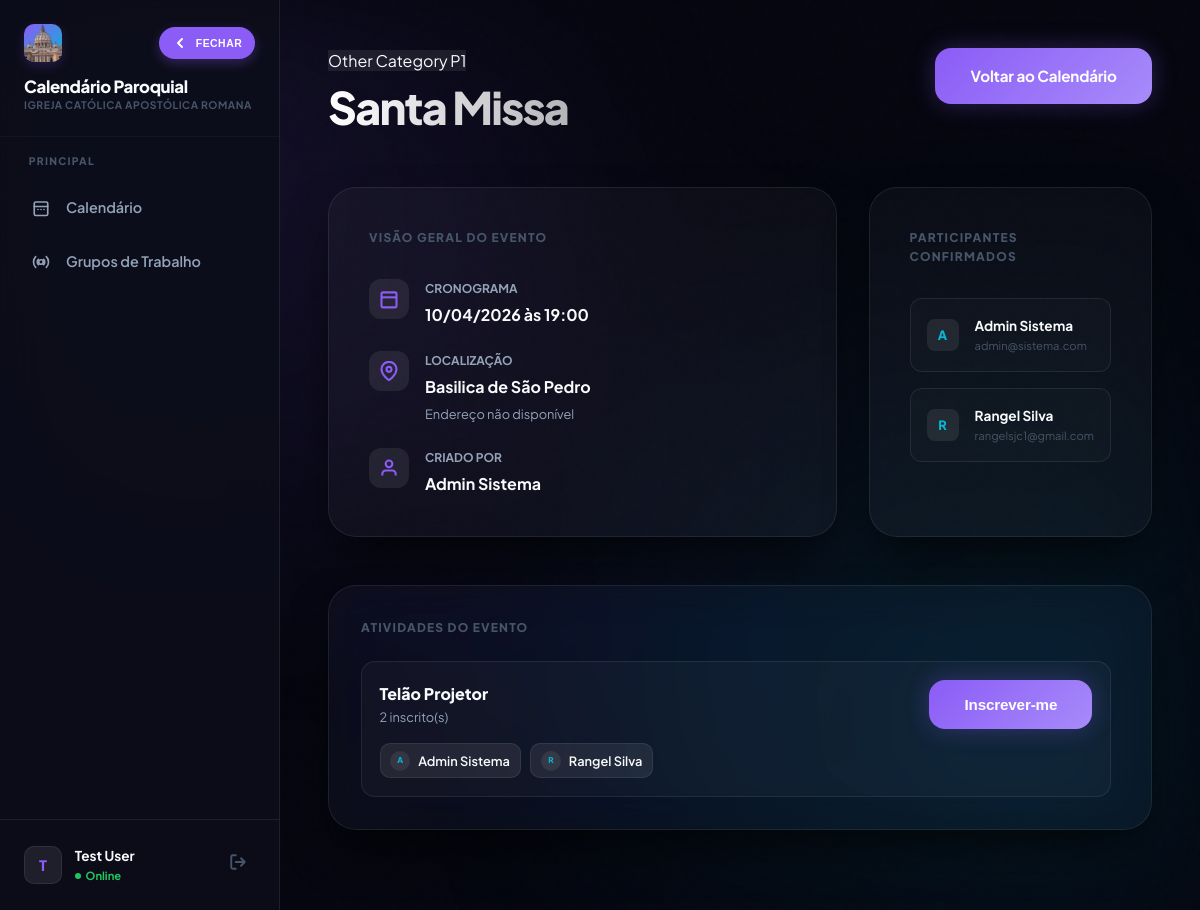
Page /ver_atividade.php?id=103 (signed in) on the committed database.
### tables this page shows
CREATE TABLE `paroquias` (
  `id` int(10) unsigned NOT NULL AUTO_INCREMENT,
  `nome` varchar(255) NOT NULL,
  `cidade` varchar(100) DEFAULT NULL,
  `estado` char(2) DEFAULT NULL,
  `diocese` varchar(255) DEFAULT NULL,
  `ativo` tinyint(1) DEFAULT 1,
  `data_criacao` timestamp NULL DEFAULT current_timestamp(),
  PRIMARY KEY (`id`)
);

CREATE TABLE `atividades` (
  `id` int(10) unsigned NOT NULL AUTO_INCREMENT,
  `nome` varchar(255) NOT NULL,
  `descricao` text DEFAULT NULL,
  `cor` varchar(7) DEFAULT '#3b82f6',
  `data_inicio` date NOT NULL,
  `hora_inicio` time DEFAULT NULL,
  `data_fim` date DEFAULT NULL,
  `hora_fim` time DEFAULT NULL,
  `local_id` int(10) unsigned DEFAULT NULL,
  `tipo_atividade_id` int(10) unsigned DEFAULT NULL,
  `categoria_id` int(10) unsigned DEFAULT NULL,
  `criador_id` int(10) unsigned DEFAULT NULL,
  `paroquia_id` int(10) unsigned DEFAULT NULL,
  `status` varchar(50) DEFAULT 'ativo',
  `restrito` tinyint(1) DEFAULT 0,
  `serie_key` varchar(100) DEFAULT NULL,
  `serie_frequencia` varchar(50) DEFAULT NULL,
  `serie_dias_semana` varchar(100) DEFAULT NULL,
  `serie_data_fim` date DEFAULT NULL,
  `data_criacao` timestamp NULL DEFAULT current_timestamp(),
  `ultima_atualizacao` timestamp NULL DEFAULT current_timestamp() ON UPDATE current_timestamp(),
  `is_multi_color` tinyint(1) DEFAULT 0,
  `is_flashing` tinyint(1) DEFAULT 0,
  PRIMARY KEY (`id`),
  KEY `fk_atividades_paroquia` (`paroquia_id`),
  KEY `fk_atividades_local` (`local_id`),
  KEY `fk_atividades_tipo` (`tipo_atividade_id`),
  CONSTRAINT `fk_atividades_local` FOREIGN KEY (`local_id`) REFERENCES `locais_paroquia` (`id`) ON DELETE SET NULL,
  CONSTRAINT `fk_atividades_paroquia` FOREIGN KEY (`paroquia_id`) REFERENCES `paroquias` (`id`) ON DELETE SET NULL,
  CONSTRAINT `fk_atividades_tipo` FOREIGN KEY (`tipo_atividade_id`) REFERENCES `tipos_atividade` (`id`) ON DELETE SET NULL
);

CREATE TABLE `tipos_atividade` (
  `id` int(10) unsigned NOT NULL AUTO_INCREMENT,
  `paroquia_id` int(10) unsigned DEFAULT NULL,
  `nome_tipo` varchar(100) NOT NULL,
  `cor` varchar(7) DEFAULT NULL,
  `icone` varchar(50) DEFAULT NULL,
  `descricao` text DEFAULT NULL,
  PRIMARY KEY (`id`)
);

CREATE TABLE `locais_paroquia` (
  `id` int(10) unsigned NOT NULL AUTO_INCREMENT,
  `paroquia_id` int(10) unsigned NOT NULL,
  `nome_local` varchar(255) NOT NULL,
  `descricao` text DEFAULT NULL,
  `ativo` tinyint(1) DEFAULT 1,
  `endereco` varchar(255) DEFAULT NULL,
  `telefone` varchar(20) DEFAULT NULL,
  `responsavel` varchar(100) DEFAULT NULL,
  `capacidade` int(11) DEFAULT NULL,
  PRIMARY KEY (`id`)
);

CREATE TABLE `usuarios` (
  `id` int(10) unsigned NOT NULL AUTO_INCREMENT,
  `nome` varchar(255) NOT NULL,
  `email` varchar(255) NOT NULL,
  `senha` varchar(255) NOT NULL,
  `perfil_id` int(10) unsigned DEFAULT NULL,
  `paroquia_id` int(10) unsigned DEFAULT NULL,
  `sexo` varchar(20) DEFAULT NULL,
  `telefone` varchar(20) DEFAULT NULL,
  `palavra_chave` varchar(255) DEFAULT NULL,
  `ativo` tinyint(1) DEFAULT 1,
  `perm_criar_eventos` tinyint(1) DEFAULT 0,
  `perm_editar_eventos` tinyint(1) DEFAULT 0,
  `perm_excluir_eventos` tinyint(1) DEFAULT 0,
  `perm_ver_restritos` tinyint(1) DEFAULT 0,
  `perm_cadastrar_usuario` tinyint(1) DEFAULT 0,
  `perm_admin_usuarios` tinyint(1) DEFAULT 0,
  `perm_ver_logs` tinyint(1) DEFAULT 0,
  `data_criacao` timestamp NULL DEFAULT current_timestamp(),
  `ultimo_login` timestamp NULL DEFAULT NULL,
  `data_nascimento` date DEFAULT NULL,
  `foto_perfil` varchar(255) DEFAULT NULL,
  `nivel_acesso` int(10) DEFAULT 0,
  `perfil_nome` varchar(50) DEFAULT NULL,
  `perm_ver_calendario` tinyint(1) DEFAULT 1,
  `perm_admin_sistema` tinyint(1) DEFAULT 0,
  `perm_gerenciar_catalogo` tinyint(1) DEFAULT 0,
  `perm_gerenciar_grupos` tinyint(1) DEFAULT 0,
  PRIMARY KEY (`id`),
  UNIQUE KEY `email` (`email`),
  KEY `fk_usuario_perfil` (`perfil_id`),
  KEY `fk_usuario_paroquia` (`paroquia_id`),
  CONSTRAINT `fk_usuario_paroquia` FOREIGN KEY (`paroquia_id`) REFERENCES `paroquias` (`id`) ON DELETE SET NULL,
  CONSTRAINT `fk_usuario_perfil` FOREIGN KEY (`perfil_id`) REFERENCES `perfis` (`id`) ON DELETE SET NULL
);

CREATE TABLE `atividade_evento_itens` (
  `id` int(10) unsigned NOT NULL AUTO_INCREMENT,
  `evento_id` int(10) unsigned NOT NULL,
  `atividade_catalogo_id` int(10) unsigned NOT NULL,
  `ordem` int(10) unsigned NOT NULL DEFAULT 0,
  `data_criacao` timestamp NULL DEFAULT current_timestamp(),
  `ultima_atualizacao` timestamp NULL DEFAULT current_timestamp() ON UPDATE current_timestamp(),
  PRIMARY KEY (`id`),
  UNIQUE KEY `evento_id` (`evento_id`,`atividade_catalogo_id`)
);

CREATE TABLE `atividades_catalogo` (
  `id` int(10) unsigned NOT NULL AUTO_INCREMENT,
  `paroquia_id` int(10) unsigned NOT NULL,
  `nome` varchar(150) NOT NULL,
  `descricao` text DEFAULT NULL,
  `ativo` tinyint(1) NOT NULL DEFAULT 1,
  PRIMARY KEY (`id`),
  UNIQUE KEY `paroquia_id` (`paroquia_id`,`nome`),
  CONSTRAINT `fk_catalogo_paroquia` FOREIGN KEY (`paroquia_id`) REFERENCES `paroquias` (`id`) ON DELETE CASCADE
);

### ver_atividade.php (the view, shortened to what the rows shown need)
<?php
require_once 'functions.php';
$pid = current_paroquia_id();
$id = (int)($_GET['id'] ?? 0);
$sql = "
    SELECT a.*, l.nome_local, l.endereco, l.responsavel, t.nome_tipo, t.icone, u.nome as criador_nome
    FROM atividades a
    LEFT JOIN locais_paroquia l ON a.local_id = l.id
    LEFT JOIN tipos_atividade t ON a.tipo_atividade_id = t.id
    LEFT JOIN usuarios u ON a.criador_id = u.id
    WHERE a.id = ? AND a.paroquia_id = ?
    LIMIT 1
";
$stmt = $conn->prepare($sql);
$stmt->bind_param('ii', $id, $pid);
$stmt->execute();
$activity = $stmt->get_result()->fetch_assoc();
$parts_sql = "
    SELECT DISTINCT u.nome, u.email, u.foto_perfil, u.id
    FROM usuarios u
    WHERE u.id IN (
        SELECT usuario_id FROM inscricoes WHERE atividade_id = ?
        UNION
        SELECT aei.usuario_id
        FROM atividade_evento_inscricoes aei
        INNER JOIN atividade_evento_itens ei ON ei.id = aei.evento_item_id
        WHERE ei.evento_id = ?
    )
    ORDER BY u.nome ASC
";
$stmt_p = $conn->prepare($parts_sql);
$stmt_p->bind_param('ii', $id, $id);
$stmt_p->execute();
$participants = $stmt_p->get_result();
$eventItems = getEventActivityItems($conn, $id, (int)($_SESSION['usuario_id'] ?? 0));
?>
<!DOCTYPE html>
<html lang="pt-BR">
<head>
    <link rel="stylesheet" href="style.css">
</head>
<body>
    <div class="app-shell">
        <?php include 'sidebar.php'; ?>
        <main class="main-content">
            <header class="detail-header animate-in">
                <div>
                    <span class="type-badge" style="background:var(--panel-hi);"><?= h($activity['nome_tipo'] ?: 'Evento') ?></span>
                    <h1 class="gradient-text"><?= h($activity['nome']) ?></h1>
                </div>
            </header>
            <div class="info-grid animate-in" style="animation-delay: 0.1s;">
                <section class="glass info-card">
                    <div class="meta-list">
                        <div class="meta-box">
                            <div class="meta-content">
                                <div>CRONOGRAMA</div>
                                <span><?= formatDate($activity['data_inicio']) ?> às <?= formatTime($activity['hora_inicio']) ?></span>
                            </div>
                        </div>
                        <div class="meta-box">
                            <div class="meta-content">
                                <div>LOCALIZAÇÃO</div>
                                <span><?= h($activity['nome_local'] ?: 'Não definido') ?></span>
                                <p style="font-size: 0.8rem; color: var(--text-dim); margin-top: 0.3rem;"><?= h($activity['endereco'] ?: 'Endereço não disponível') ?></p>
                            </div>
                        </div>
                        <div class="meta-box">
                            <div class="meta-content">
                                <div>CRIADO POR</div>
                                <span><?= h($activity['criador_nome'] ?: 'Gerenciador do Sistema') ?></span>
                            </div>
                        </div>
                    </div>
                </section>
                <section class="glass info-card">
                    <div class="participants-list">
                        <?php if ($participants->num_rows > 0): ?>
                            <?php while ($p = $participants->fetch_assoc()): ?>
                            <div class="participant-item">
                                <div class="p-avatar">
                                    <?php if (!empty($p['foto_perfil']) && file_exists(__DIR__ . '/' . $p['foto_perfil'])): ?>
                                        <img src="<?= h($p['foto_perfil']) ?>?v=<?= time() ?>" alt="Foto">
                                    <?php else: ?>
                                        <?= mb_substr($p['nome'], 0, 1) ?>
                                    <?php endif; ?>
                                </div>
                                <div style="flex: 1;">
                                    <div style="font-size: 0.85rem; font-weight: 700;"><?= h($p['nome']) ?></div>
                                    <div style="font-size: 0.7rem; color: var(--text-ghost);"><?= h($p['email']) ?></div>
                                </div>
                            </div>
                            <?php endwhile; ?>
                        <?php endif; ?>
                    </div>
                </section>
            </div>
            <?php if (!empty($eventItems)): ?>
            <section class="glass event-items-board animate-in" style="animation-delay: 0.15s;">
                <div class="event-items-grid">
                    <?php foreach ($eventItems as $item): ?>
                    <div class="event-item-card">
                        <div class="event-item-header">
                            <div>
                                <div style="font-size: 1rem; font-weight: 800;"><?= h($item['nome']) ?></div>
                                <div style="font-size: 0.8rem; color: var(--text-dim);"><?= (int)$item['total_inscritos'] ?> inscrito(s)</div>
                            </div>
                            <?php if (canInteractWithActivity()): ?>
                                <?php if (!$item['usuario_inscrito']): ?>
                                    <form method="POST" action="inscrever.php" style="margin: 0;">
                                        <button type="submit" class="btn btn-primary shimmer">Inscrever-me</button>
                                    </form>
                                <?php endif; ?>
                            <?php endif; ?>
                        </div>
                        <div class="event-item-participants">
                            <?php if (!empty($item['participants'])): ?>
                                <?php foreach ($item['participants'] as $participant): ?>
                                    <div class="event-item-chip" style="display: inline-flex; align-items: center; gap: 0.5rem;">
                                        <div class="p-avatar" style="width: 20px; height: 20px; font-size: 0.5rem; border-radius: 50%;">
                                            <?php if (!empty($participant['foto_perfil']) && file_exists(__DIR__ . '/' . $participant['foto_perfil'])): ?>
                                                <img src="<?= h($participant['foto_perfil']) ?>?v=<?= time() ?>" alt="">
                                            <?php else: ?>
                                                <?= mb_substr($participant['nome'], 0, 1) ?>
                                            <?php endif; ?>
                                        </div>
                                        <span style="font-weight: 600;"><?= h($participant['nome']) ?></span>
                                    </div>
                                <?php endforeach; ?>
                            <?php else: ?>
                                <div class="event-item-chip">Nenhum inscrito nesta atividade.</div>
                            <?php endif; ?>
                        </div>
                    </div>
                    <?php endforeach; ?>
                </div>
            </section>
            <?php endif; ?>
        </main>
    </div>
</body>
</html>

### sidebar.php (shortened to what the rows shown need)
<?php
require_once 'config.php';
$parish_name = 'Igreja Católica';
$pid = $_SESSION['paroquia_id'] ?? 0;
if ($pid > 0) {
    $stmt = $conn->prepare("SELECT nome FROM paroquias WHERE id = ?");
    $stmt->bind_param('i', $pid);
    $stmt->execute();
    $resParish = $stmt->get_result();
    if ($resParish && $resParish->num_rows > 0) {
        $parish_name = $resParish->fetch_assoc()['nome'];
    }
}
$all_parishes = [];
?>
<aside class="sidebar" id="mainSidebar">
    <div class="sidebar-header">
        <div class="brand-details">
            <span class="brand-text">Calendário Paroquial</span>
            <?php if (count($all_parishes) > 1): ?>
                <select class="brand-sub-select" onchange="window.location.href='select_paroquia.php?id='+this.value">
                    <?php if ($pid == 0): ?><option value="0" selected>Selecionar...</option><?php endif; ?>
                    <?php foreach($all_parishes as $p): ?>
                        <option value="<?= $p['id'] ?>" <?= $p['id'] == $pid ? 'selected' : '' ?>><?= h($p['nome']) ?></option>
                    <?php endforeach; ?>
                </select>
            <?php else: ?>
                <span class="brand-sub"><?= h($parish_name) ?></span>
            <?php endif; ?>
        </div>
    </div>
</aside>

### rows in the picture
paroquias: nome "IGREJA CATÓLICA APOSTÓLICA ROMANA"
atividades: tipo_atividade.nome_tipo "Other Category P1", nome "Santa Missa", data_inicio "10/04/2026", hora_inicio "19:00", local.nome_local "Basilica de São Pedro", local.endereco "Endereço não disponível", usuarios.nome "Admin Sistema"
usuarios: nome "A", nome "Admin Sistema", email "admin@sistema.com"
usuarios: nome "R", nome "Rangel Silva", email "rangelsjc1@gmail.com"
atividade_evento_itens: atividades_catalogo.nome "Telão Projetor", total_inscritos "2", nome "A", nome "Admin Sistema", nome "R", nome "Rangel Silva"

### other values in the picture
$initials "T"
$nome "Test User"
